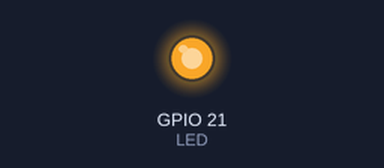
Recording of a program running on a simulated Raspberry Pi (BCM pin numbers). Parts: output pins drawn as LEDs (lit = HIGH).

Above: at 0.05 s.
At 0.5 s:
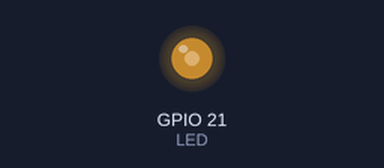
At 0.95 s:
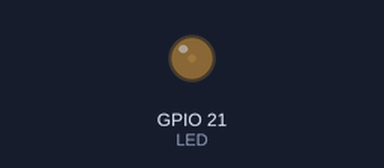
At 1.75 s:
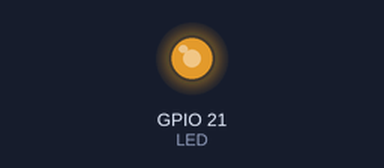
Timing chart, 0 to 4.6 s (numbered marks = the images above):
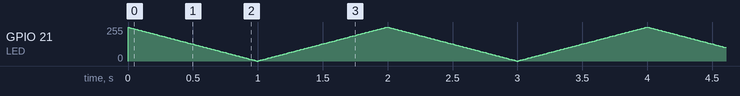

The program:

dim_led.py
```python
import RPi.GPIO as GPIO
import time

dutyCycle = 0

GPIO.setmode(GPIO.BCM)

GPIO.setup(21, GPIO.OUT)
LED = GPIO.PWM(21, 100) # 100 Hertz
LED.start(dutyCycle)	# begin PWM

while True:
	dutyCycle += 1
	LED.ChangeDutyCycle(abs((dutyCycle % 200) - 100))
	time.sleep(0.01)
```
